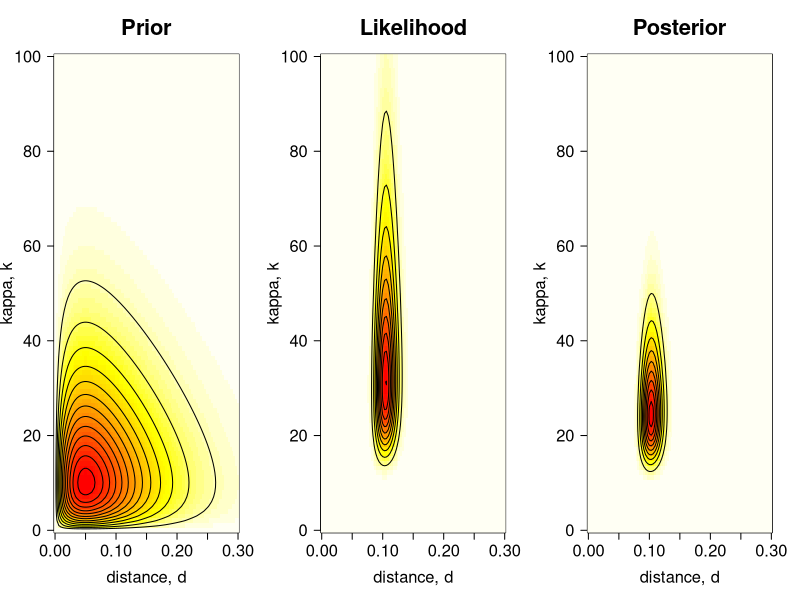
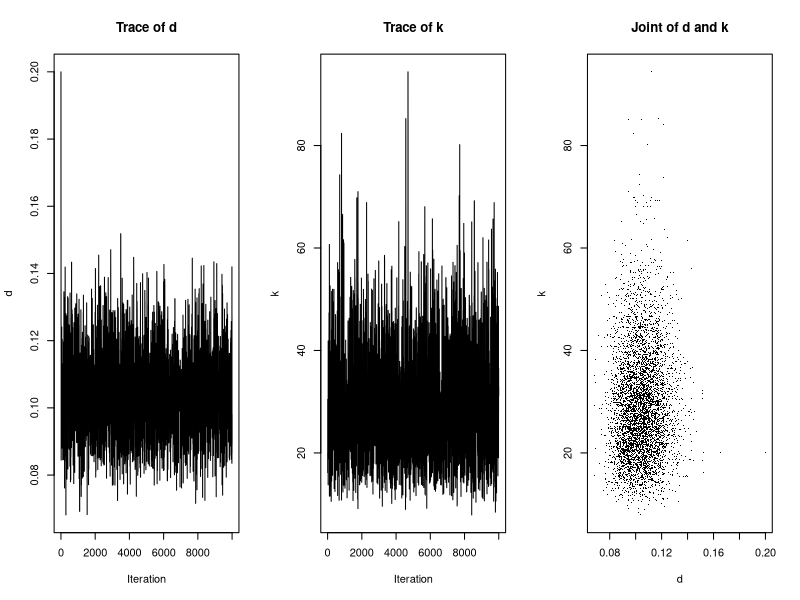
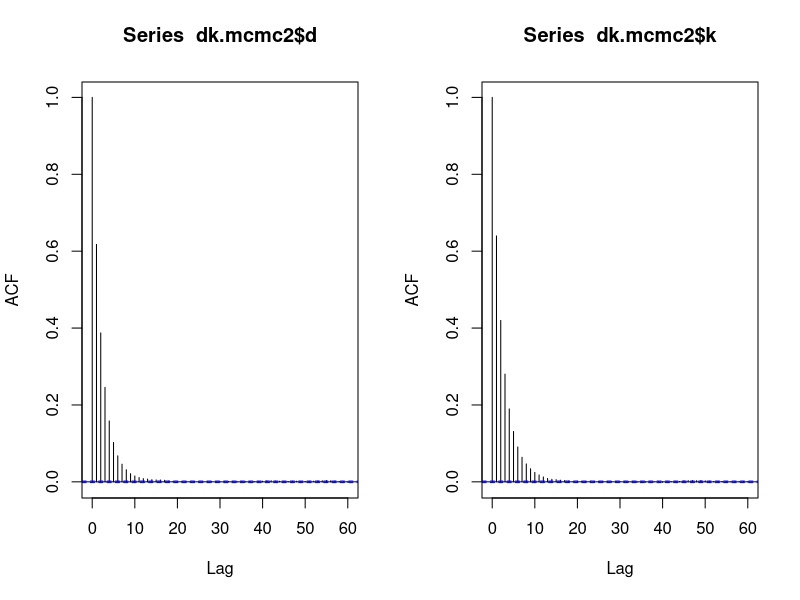
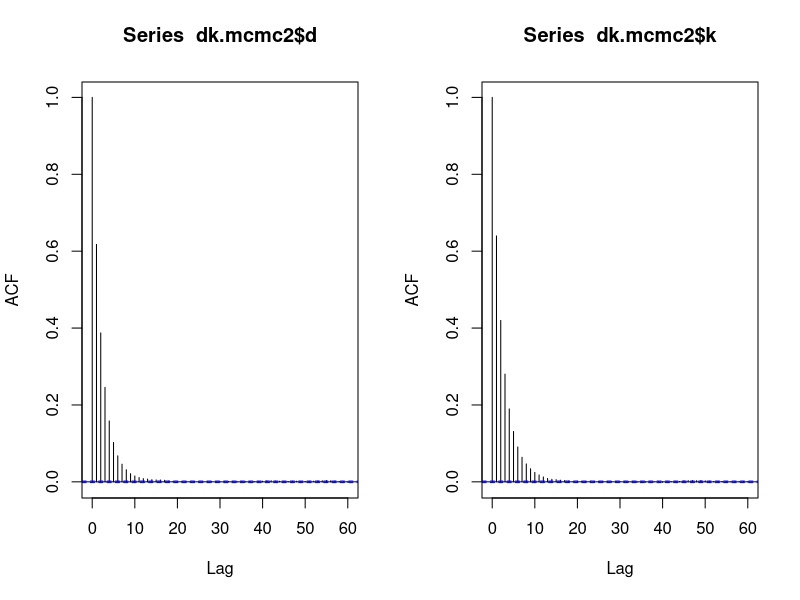
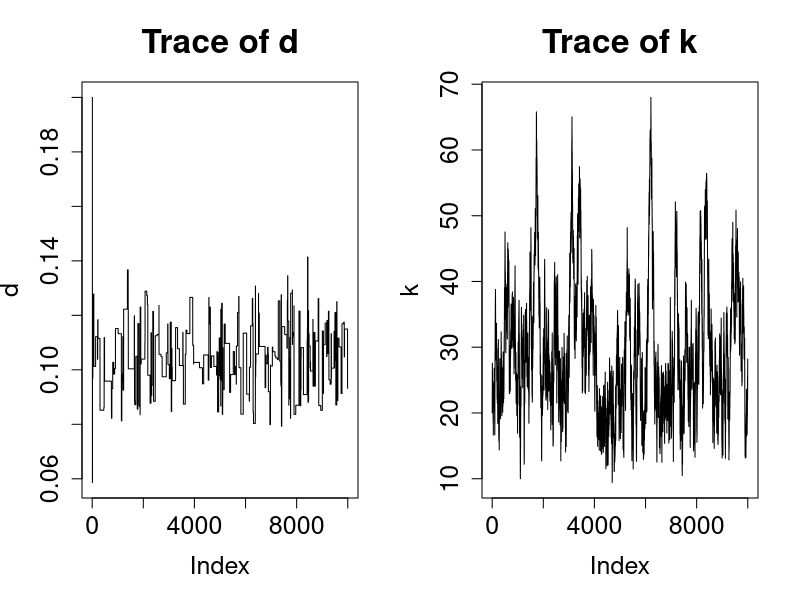

Generate these figures, in order, with R: (Note: a time limit stopped this script after it produced the figures.)
# Clean up your R space
rm(list=ls())

#######################
# PART 1: Introduction
#######################

# The data are the 12S rRNA alignment of human and orangutang, with 948 base pairs and 
# 90 differences (84 transitions and 6 transversions).
# Example data from Table 1.3, p.7 of Yang (2014) Molecular Evolution: A Statistical 
# Approach. Oxford University Press.

n <- 948 # length of alignment in bp
ns <- 84 # total number of transitions (23+30+10+21)
nv <- 6  # total number of transversions (1+0+2+0+2+1+0+0)
 
V <- nv/n # proportion of transversional differences
S <- ns/n # proportion of transitional differences

# log-likelihood function, f(D|d,k), using Kimura's (1980) substitution model
# see p.8 in Yang (2014)

k80.lnL <- function(d, k, n=948, ns=84, nv=6) {
 
 p0 <- .25 + .25 * exp(-4*d/(k+2)) + .5 * exp(-2*d*(k+1)/(k+2))
 p1 <- .25 + .25 * exp(-4*d/(k+2)) - .5 * exp(-2*d*(k+1)/(k+2))
 p2 <- .25 - .25 * exp(-4*d/(k+2))
 
 return ((n - ns - nv) * log(p0/4) +
        ns * log(p1/4) + nv * log(p2/4))
}

# function that returns the logarithm of the unscaled posterior, f(d) * f(k) * f(D|d,k)
# by default we set the priors as f(d) = Gamma(d | 2, 20) and f(k) = Gamma(k | 2, .1)
ulnP <- function(d, k, n=948, ns=84, nv=6,
                 a.d=2, b.d=20, a.k=2, b.k=.1) {
 
 return (dgamma(d, a.d, b.d, log=TRUE) +
        dgamma(k, a.k, b.k, log=TRUE) +
        k80.lnL(d, k, n, ns, nv))
}
        

dim <- 100  # dimension for the plot
d.v <- seq(from=0, to=0.3, len=dim) # vector of d values
k.v <- seq(from=0, to=100, len=dim) # vector of k values
dk <- expand.grid(d=d.v, k=k.v)
 
par(mfrow=c(1, 3))

# Prior surface, f(D)f(k)
Pri <- matrix(dgamma(dk$d, 2, 20) * dgamma(dk$k, 2, .1),
       ncol=dim)
 
image(d.v, k.v, -Pri, las=1, col=heat.colors(50),
      main="Prior", xlab="distance, d",
      ylab="kappa, k", cex.main=2.0,
      cex.lab=1.5, cex.axis=1.5)
 
contour(d.v, k.v, Pri, nlev=10, drawlab=FALSE, add=TRUE)
 
# Likelihood surface, f(D|d,k)
lnL <- matrix(k80.lnL(d=dk$d, k=dk$k), ncol=dim)
 
# for numerical reasons, we scale the likelihood to be 1
# at the maximum, i.e. we subtract max(lnL)
L <- exp(lnL - max(lnL))  
 
image(d.v, k.v, -L, las=1, col=heat.colors(50),
      main="Likelihood", xlab="distance, d",
      ylab="kappa, k", cex.main=2.0,
      cex.lab=1.5, cex.axis=1.5)
 
contour(d.v, k.v, L, nlev=10,
        drawlab=FALSE, add=TRUE) # creates a contour plot
# Unscaled posterior surface, f(d)f(k)f(D|d,k)
Pos <- Pri * L
 
image(d.v, k.v, -Pos, las=1, col=heat.colors(50),
      main="Posterior", xlab="distance, d",
      ylab="kappa, k", cex.main=2.0,
      cex.lab=1.5, cex.axis=1.5)
 
contour(d.v, k.v, Pos, nlev=10,
        drawlab=FALSE, add=TRUE)
        
        
##########################################
# PART 2: Markov Chain Monte Carlo (MCMC)
##########################################

# We now obtain the posterior distribution by MCMC sampling.
# In most practical problems, constant z cannot be calculated (either
# analytically or numerically), and so the MCMC algorithm becomes necessary.

# Draft MCMC algorithm:
# 1. Set initial states for d and k.
# 2. Propose a new state d* (from an appropriate proposal density).
# 3. Accept or reject the proposal with probability
#      min(1, p(d*)p(x|d*) / p(d)p(x|d))
#      If the proposal is accepted set d=d*, otherwise d=d.
# 4. Save d.
# 5. Repeat 2-4 for k.
# 6. Go to step 2.

mcmcf <- function(init.d, init.k, N, w.d, w.k) {
  # init.d and init.k are the initial states
  # N is the number of 'generations' the algorithm is run for.
  # w.d is the 'width' of the proposal density for d.
  # w.k is the 'width' of the proposal density for k.
 
  # here we keep the visited states of d and k.
  d <- k <- numeric(N+1)
  # initialise the MCMC chain
  dnow <- d[1] <- init.d
  know <- k[1] <- init.k
  ulnPnow <- ulnP(dnow, know)
  acc.d <- acc.k <- 0 # number of acceptances
 
  for (i in 1:N) {
    # we use uniform densities with reflection
    # to propose new d* and k* states
    # propose and accept/reject new d
    dnew <- dnow + runif(1, -w.d/2, w.d/2)
    # reflect if dnew is negative
    if (dnew < 0) dnew <- -dnew
    
    ulnPnew <- ulnP(dnew, know)
    lnalpha <- ulnPnew - ulnPnow
    # if ru < alpha accept proposed d*:
    if (lnalpha > 0 || runif(1, 0, 1) < exp(lnalpha)) {
      dnow <- dnew; ulnPnow <- ulnPnew; 
      acc.d  <- acc.d + 1
    }
    # else reject it:
    else dnew <- dnow
        
    # propose and accept/reject new k
    knew <- know + runif(1, -w.k/2, w.k/2)
    # reflect if knew is negative
    if (knew < 0) knew <- -knew
    
    ulnPnew <- ulnP(dnew, knew)
    lnalpha <- ulnPnew - ulnPnow
    # if ru < alpha accept proposed k*:
    if (lnalpha > 0 || runif(1, 0, 1) < exp(lnalpha)) {
      know <- knew; ulnPnow <- ulnPnew
      acc.k  <- acc.k + 1
    }
    # else reject it:
    else knew <- know
    
    # save chain state:
    d[i+1] <- dnew; k[i+1] <- knew
  }
 
  # print out the proportion of times
  # the proposals were accepted
  print("Acceptance proportions (d, k):")
  print(c(acc.d/N, acc.k/N))
 
  # return vector of d and k visited during MCMC
  return (list(d=d, k=k))
}

# Test run-time:
system.time(mcmcf(0.2, 20, 1e4, .12, 180)) # about 0.4s
# Run again and save MCMC output:
dk.mcmc <- mcmcf(0.2, 20, 1e4, .12, 180) 

par(mfrow=c(1,3))
# trace plot of d
plot(dk.mcmc$d, ty='l', xlab="Iteration", ylab="d", main="Trace of d")
# trace plot of k
plot(dk.mcmc$k, ty='l', xlab="Iteration", ylab="k", main="Trace of k")
 
# We can also plot the joint sample of d and k
# (points sampled from posterior surface)
plot(dk.mcmc$d, dk.mcmc$k, pch='.', xlab="d", ylab="k", main="Joint of d and k")

##########################################
# PART 3: Efficiency of the MCMC chain
##########################################

# Values sampled in an MCMC chain are autocorrelated because new states
# are either the previous state or a modification of it.
# The efficiency of an MCMC chain is closely related to the autocorrelation.
# Intuitively, if the autocorrelation is high, the chain will be inefficient,
# i.e. we will need to run the chain for a long time to obtain a good
# approximation to the posterior distribution.
# The efficiency of a chain is defined as:
# eff = 1 / (1 + 2(r1 + r2 + r3 + ...))
# where ri is the correlation for lag i.

# run a very long chain (1e6 generations take about
# 40s in my MacBook Air) to calculate efficiency
dk.mcmc2 <- mcmcf(0.2, 20, 1e6, .12, 180)
 
# R's acf function (for AutoCorrelation Function) 
par(mfrow=c(1,2))
acf(dk.mcmc2$d)
acf(dk.mcmc2$k)
 
# Define efficiency function
eff <- function(acf) 1 / (1 + 2 * sum(acf$acf[-1]))
 
# the efficiencies are roughly 22% and 20% for d and k respectively:
eff(acf(dk.mcmc2$d)) # [1] 0.2255753 # mcmcf(0.2, 20, 1e7, .12, 180)
eff(acf(dk.mcmc2$k)) # [1] 0.2015054 # mcmcf(0.2, 20, 1e7, .12, 180)


#To illustrate inefficient chains, we will run our MCMC again by using a proposal density
#with a too large step size for d, and another with a too small step size for k.

# The window width for the d proposal density is too large,
# while it is too small for k
dk.mcmc3 <- mcmcf(0.2, 20, 1e4, 3, 5)
 
par(mfrow=c(1,2))
# because proposal width for d is too large,
# chain gets stuck at same values of d:
plot(dk.mcmc3$d, ty='l', main="Trace of d", cex.main=2.0,
     cex.lab=1.5, cex.axis=1.5, ylab="d")
 
# whereas proposal width for k is too small,
# so chain moves slowly:
plot(dk.mcmc3$k, ty='l', main="Trace of k", cex.main=2.0,
     cex.lab=1.5, cex.axis=1.5, ylab="k")
     
dk.mcmc4 <- mcmcf(0.2, 20, 1e6, 3, 5)
 
# Efficiencies are roughly 1.5% for d, and 0.35% for k:
eff(acf(dk.mcmc4$d, lag.max=2e3)) # [1] 0.01530385  # mcmcf(0.2, 20, 1e7, 3, 5)
eff(acf(dk.mcmc4$k, lag.max=2e3)) # [1] 0.003493112 # mcmcf(0.2, 20, 1e7, 3, 5)

# plot the traces for efficient (part 2) and inefficient chains

par(mfrow=c(2,2))
 
plot(dk.mcmc$d, ty='l', las=1, ylim=c(.05,.2),
     main="Trace of d, efficient chain", xlab='',
     ylab="Distance, d", cex.main=2.0, cex.lab=1.5)
plot(dk.mcmc3$d, ty='l', las=1, ylim=c(.05,.2),
     main="Trace of d, inefficient chain", xlab='',
     ylab='', cex.main=2.0, cex.lab=1.5)
plot(dk.mcmc$k, ty='l', las=1, ylim=c(0,100),
     main="Trace of k, efficient chain",
     xlab='', ylab="ts/tv ratio, k",
     cex.main=2.0, cex.lab=1.5)
plot(dk.mcmc3$k, ty='l', las=1, ylim=c(0,100),
     main="Trace of k, inefficient chain",
     xlab='', ylab='', cex.main=2.0, cex.lab=1.5)
     
####################################
# PART 4: Checking for convergence
####################################

# Efficient chain (good proposal step sizes)
dk.mcmc.b <- mcmcf(0.05, 5, 1e4, .12, 180)
# Inefficient chain (bad proposal step sizes)
dk.mcmc3.b <- mcmcf(0.05, 5, 1e4, 3, 5)

# plot and compare histograms
par(mfrow=c(1,2))
bks <- seq(from=0, to=105, by=1)
 
hist(dk.mcmc.b$k, prob=TRUE, breaks=bks, border=NA,
     col=rgb(0, 0, 1, .5), las=1, xlab="kappa",
     xlim=c(0,100), ylim=c(0,.055))
 
hist(dk.mcmc$k, prob=TRUE, breaks=bks, border=NA,
     col=rgb(.5, .5, .5, .5), add=TRUE)
 
hist(dk.mcmc3.b$k, prob=TRUE, breaks=bks, border=NA,
     col=rgb(0, 0, 1, .5), las=1, xlab="kappa",
     xlim=c(0,100), ylim=c(0,.055))
 
hist(dk.mcmc3$k, prob=TRUE, breaks=bks, border=NA,
     col=rgb(.5, .5, .5, .5), add=TRUE)

# to calculate the posterior
# posterior means (similar for efficient chains):
mean(dk.mcmc$d); mean(dk.mcmc.b$d)
mean(dk.mcmc$k); mean(dk.mcmc.b$k)
 
# posterior means (not so similar for the inefficient chains):
mean(dk.mcmc3$d); mean(dk.mcmc3.b$d)
mean(dk.mcmc3$k); mean(dk.mcmc3.b$k)

# efficient chain, standard error of the means
sqrt(1/1e4 * var(dk.mcmc$d) / 0.23) # roughly 2.5e-4
sqrt(1/1e4 * var(dk.mcmc$k) / 0.20) # roughly 0.2
 
# inefficient chain, standard error of the means
sqrt(1/1e4 * var(dk.mcmc3$d) / 0.015) # roughly 9.7e-4
sqrt(1/1e4 * var(dk.mcmc3$k) / 0.003) # roughly 1.6

# plot densities (smoothed histograms) for the efficient and inefficient chains
par(mfrow=c(1,2)); adj <- 1.5
# Efficient chains:
plot(density(dk.mcmc.b$k, adj=adj), col="blue", las=1,
     xlim=c(0, 100), ylim=c(0, .05), xaxs="i", yaxs="i")
lines(density(dk.mcmc$k, adj=adj), col="black")
 
# Inefficient chains:
plot(density(dk.mcmc3.b$k, adj=adj), col="blue", las=1,
     xlim=c(0, 100), ylim=c(0, .05), xaxs="i", yaxs="i")
lines(density(dk.mcmc3$k, adj=adj), col="black")
